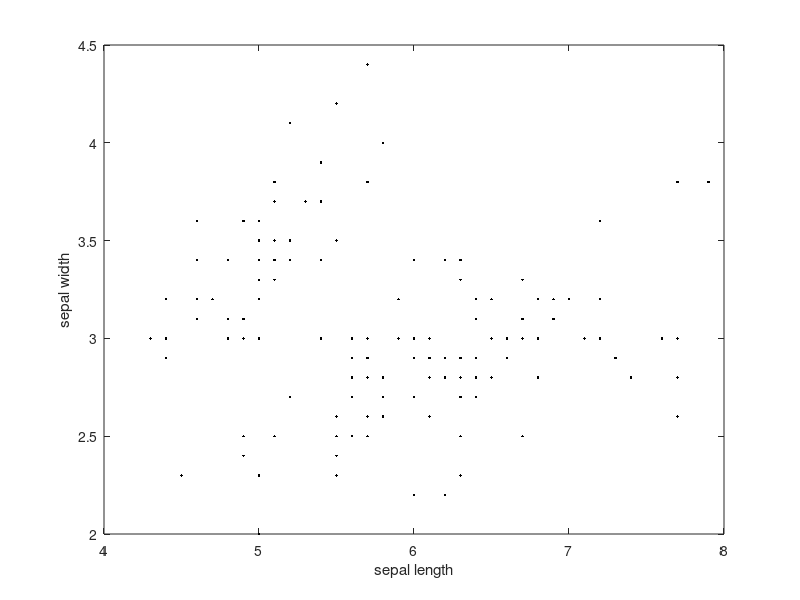
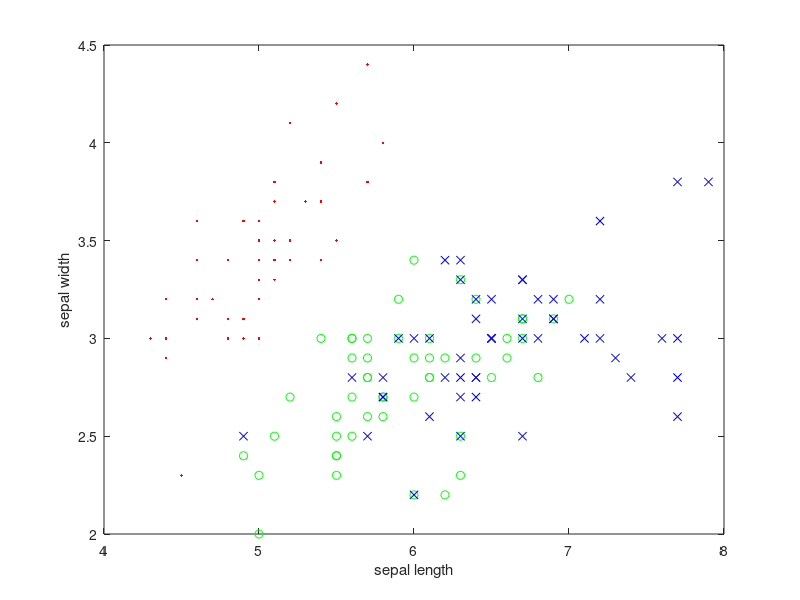
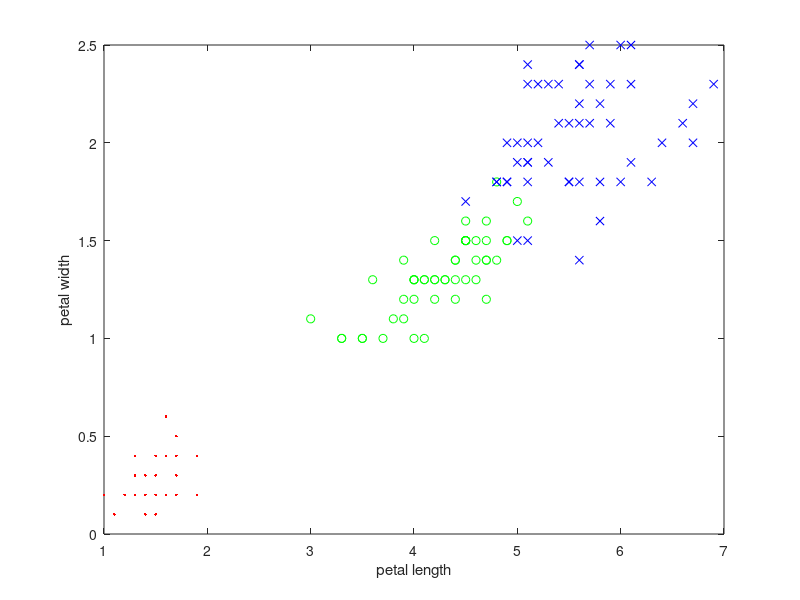
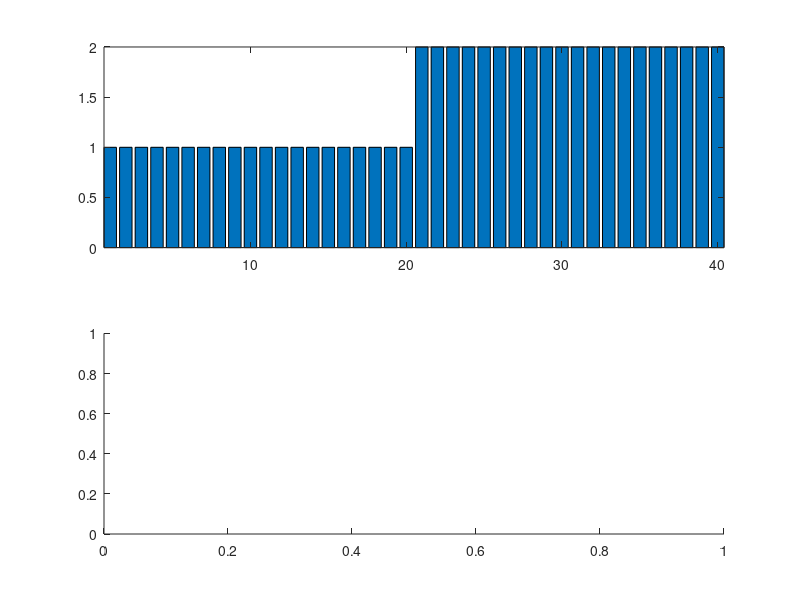

MATLAB code to generate these figures, in order: (Note: this script raises an error after producing the figures.)
clear all; close all; clc;

% 붓꽃 데이터 불러오기
%meas 1열: sepal length
%meas 2열: sepal width
%meas 3열: petal length
%meas 4열: petal length
%species: 꽃 종류

load fisheriris;

%% 특징그리기
% 그냥 특징에 따라 뿌리기만 함
figure;
plot(meas(:, 1), meas(:, 2), 'k.');
xlabel('sepal length');
ylabel('sepal width');

%% 각 종의 숫자표현 
spcs2num = [];
for k=1:1:length(species) % species의 문자를 확인해서 숫자로 인코딩
    if strcmp(species(k), 'setosa') == 1
        spcs2num(k, 1) = 3;
    elseif strcmp(species(k), 'versicolor') == 1
        spcs2num(k, 1) = 1;
    elseif strcmp(species(k), 'virginica') == 1
        spcs2num(k, 1) = 2;
    end
end

%% 종별 색 구분해보기
idx1 = find(spcs2num == 3); %setosa 찾기
idx2 = find(spcs2num == 1); %versicolor 찾기
idx3 = find(spcs2num == 2); %virginica 찾기

figure;
plot(meas(idx1, 1), meas(idx1, 2), 'r.'); hold on; % setosa Red Dot 
plot(meas(idx2, 1), meas(idx2, 2), 'go'); hold on; % versicolor Green O(원)
plot(meas(idx3, 1), meas(idx3, 2), 'bx'); hold on; % virginica Blue X
xlabel('sepal length')
ylabel('sepal width')

figure;
plot(meas(idx1, 3), meas(idx1, 4), 'r.'); hold on; % setosa Red 점 
plot(meas(idx2, 3), meas(idx2, 4), 'go'); hold on; % versicolor Green O(원)
plot(meas(idx3, 3), meas(idx3, 4), 'bx'); hold on; % virginica Blue X
xlabel('petal length')
ylabel('petal width')

%% 학습/평가 데이터 분할
% versicolor와 virginica 레이블 데이터셋 분할해보기
% 연습 편의를 위해
% 1~50: setosa, 51~100: versicolor, 101~150: virginica
% 학습 데이터와 평가 데이터의 비율은 6:4

tr_id = [71:1:100, 121:1:150]; % 학습용으로 쓸 데이터의 인덱스 범위 지정
training_data = meas(tr_id,1:2); % 본 데이터셋에서 training 데이터의 인덱스를 기반으로 트레이닝 데이터셋 가져오기
training_label = spcs2num(tr_id,:); % train dataset의 정답 레이블 가져오기

ts_id = [51:1:70, 101:1:120];
test_data = meas(ts_id,1:2);
test_label = spcs2num(ts_id, :);

%% 모델 시작
%% 매트랩 내부 함수로 KNN 모델 만들기 (결정해야 할 건 K의 값, 거리 계산방식을 어떻게 할지)
k = 3; % 인접한 3개 이웃
md1 = fitcknn(training_data, training_label, 'NumNeighbors', k, 'Distance', 'euclidean');
% md1 = fitcknn(training_data, training_label, 'NumNeighbors', k);
% fitcknn이 어떻게 돌아가는지 알고리즘 찾아봐야댐
% knn의 디폴트 거리 계산 방식은 유클리디안. 따라서 이렇게 작성해도 무방함.

%% 평가 #1
% test의 데이터 첫 줄 넣어보기
%result = predict(md1, test_data(1, :))

%% 평가 #2 한번에 해보기
result = predict(md1, test_data);

%% figure
figure;
subplot(211); bar(test_label); axis tight;
subplot(212); bar(result); axis tight;

figure;
subplot(311); bar(test_label); axis tight;
subplot(312); bar(result); axis tight;
subplot(313); bar(test_label- result); axis tight;
